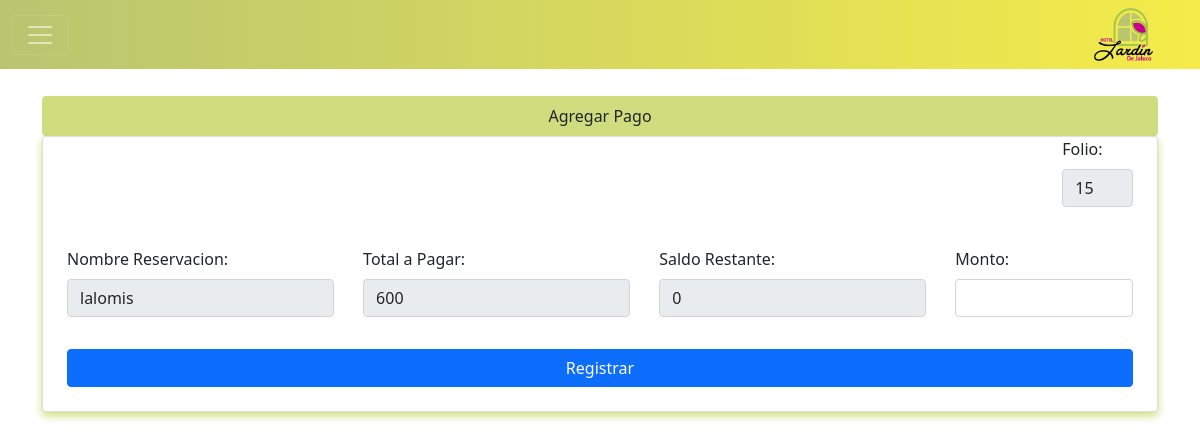
Screenshot of /pagos.php?codigo=51&numhab=5 (signed in) with the database file from the repository.
### tables this page shows
CREATE TABLE `reservaciones` (
  `idReservaciones` int(10) NOT NULL,
  `nombre` varchar(45) NOT NULL,
  `fecha_deps` date NOT NULL,
  `num_telefono` int(10) NOT NULL,
  `email` varchar(25) NOT NULL,
  `lugar_residencia` varchar(45) NOT NULL,
  `fecha_llegada` date NOT NULL,
  `fecha_salida` date NOT NULL,
  `habitacion_id` int(2) NOT NULL,
  `no_personas` int(2) NOT NULL,
  `deposito` int(6) NOT NULL,
  `fecha_reservacion` date NOT NULL,
  `tipo_pago` text NOT NULL,
  `no_folio` int(6) NOT NULL,
  `no_noches` int(2) NOT NULL,
  `total` float NOT NULL,
  `temporada` varchar(10) NOT NULL
);

### pagos.php (the view, shortened to what this page needs)
<?php include 'template/header.php' ?>
<?php
    include_once "model/conexion.php";
   $cod = $_GET['codigo'];
    $sentencia = $bd->prepare("select * from reservaciones where idReservaciones = ?;");
    $sentencia->execute([$cod]);
    $reservacion = $sentencia->fetch(PDO::FETCH_OBJ);
    $sentencia = $bd->prepare("select * from pagos where reservacion_id = ?;");
    $sentencia->execute([$cod]);
    $pagos = $sentencia->fetchAll(PDO::FETCH_OBJ);
?>
<head>
    <link rel="stylesheet" href="css/styleGeneral.css">
</head>
<div class="container mt-5">
    <div class="row justify-content-center">
        <div class="col-md-12">
            <br><br>
            <div class="table_title rounded p-2">Agregar Pago</div>
            <div class="card shadow_general">
                <div class="col-sm-12 input-group">
                    <div class="col-sm-1 float_right " style="padding-right: 2%;">
                        <label class="form-label">Folio: </label>
                        <input value="<?php echo $reservacion->no_folio; ?>" type="number" class="form-control"
                            name="datoFolio" readonly>
                    </div>
                </div>
                <form class="p-4" method="POST" action="registrarPago.php">
                    <div class="col-sm-12 input-group mt-3 d-flex justify-content-between">
                        <div class="col-sm-3">
                            <label class="form-label">Nombre Reservacion: </label>
                            <input type="text" class="form-control" name="datoNombre" required readonly
                                value="<?php echo $reservacion->nombre; ?>">
                        </div>
                        <div class="col-sm-3">
                            <label class="form-label">Total a Pagar: </label>
                            <input type="text" class="form-control" name="datoTotal" required readonly
                                value="<?php echo $reservacion->total; ?>">
                        </div>
                        <?php
                    if(isset($pagos)){
                        $restante = $reservacion->total;
                        foreach (( array) $pagos as $posicion => $pago ) {
                           $restante -= $pago->monto;
                        }
                    ?>
                        <div class="col-sm-3">
                            <label class="form-label">Saldo Restante: </label>
                            <input type="text" class="form-control" name="datoSaldoR" required readonly
                                value="<?php echo $restante; ?>">
                        </div>
                        <?php
                        }
                    ?>
                        <div class="col-sm-2">
                            <label class="form-label">Monto: </label>
                            <input type="number" class="form-control" name="datoMonto" required>
                        </div>
                    </div>
                    <div class="d-grid mt-3">
                        <input type="submit" class="btn btn-primary" value="Registrar">
                    </div>
                </form>
            </div>
        </div>
    </div>
</div>
<?php include 'template/footer.php' ?>

### css/styleGeneral.css (style rules this page uses)
.table_title { background: rgb(207, 221, 127); width: 100%; text-align: center; }
.shadow_general { box-shadow: 0 4px 8px 0 rgba(207, 221, 127, 1); }
.float_right { margin-left: 91.5%; }
input[type=number] { -moz-appearance: textfield; }

### rows the page displays
reservaciones: datoFolio "15", datoNombre "lalomis", datoTotal "600"
